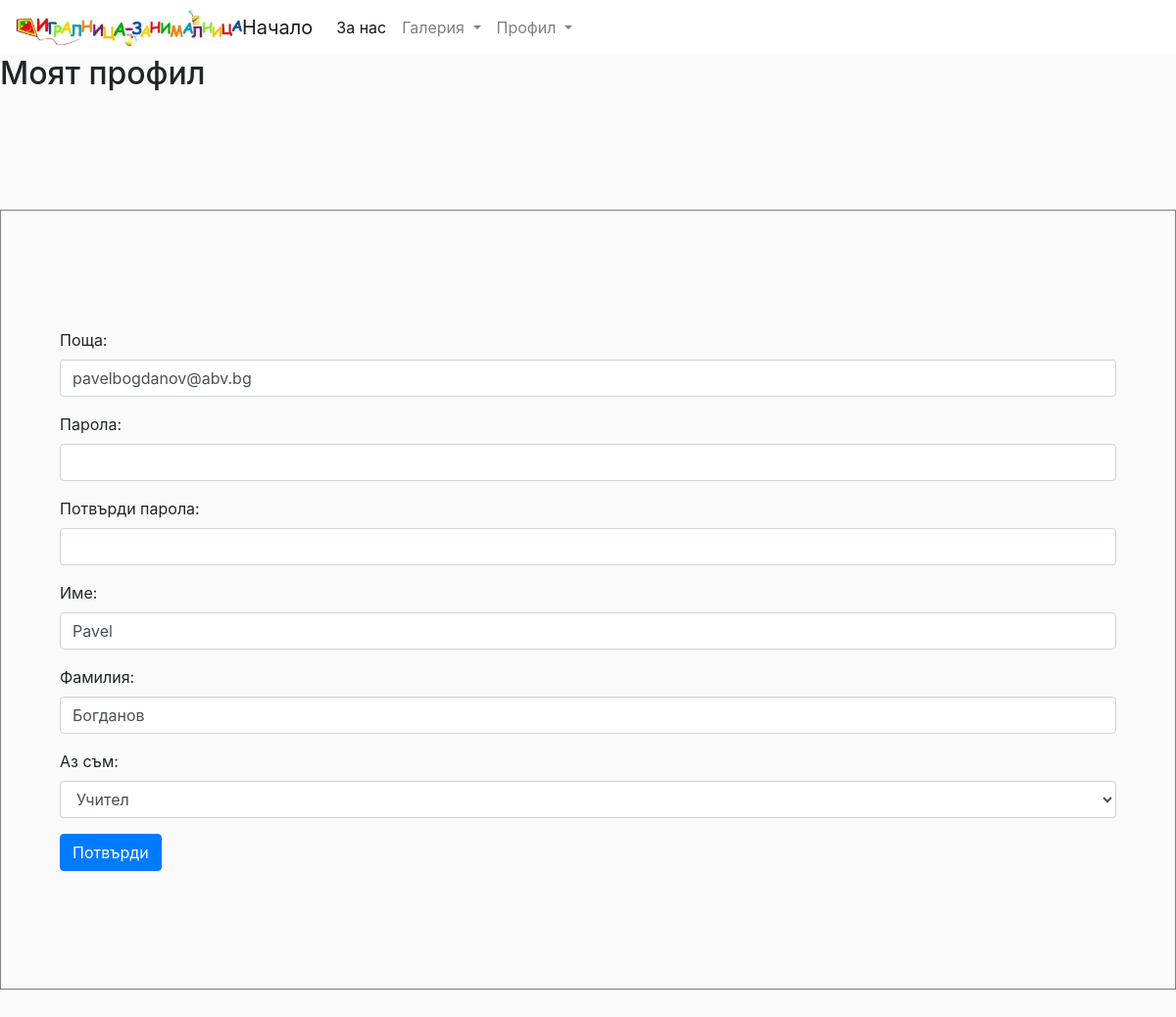
/accounts/edit/2/, run on the app's committed database.
### accounts/models.py (models this page shows, shortened)
class User(AbstractBaseUser, PermissionsMixin):
    ACADEMIC_CHOICES = (
        ('P', 'Родител'),
        ('S', 'Ученик'),
        ('T', 'Учител'),
        ('G', 'Гост'),
    )
    email = models.EmailField(verbose_name='поща', unique=True)
    first_name = models.CharField(_('име'), max_length=30, blank=True)
    last_name = models.CharField(_('фамилия'), max_length=30, blank=True)
    date_joined = models.DateTimeField(_('дата на създаване'), auto_now_add=True)
    avatar = models.ImageField(_('аватар'), upload_to='avatars/', null=True, blank=True)
    kind = models.CharField(_('аз съм'), max_length=1, choices=ACADEMIC_CHOICES, default='G')
    is_active = models.BooleanField(_('активен'), default=True)
    is_staff = models.BooleanField(_('служител'), default=False)
    objects = UserManager()
    USERNAME_FIELD = 'email'
    REQUIRED_FIELDS = []
    class Meta:
        verbose_name = _('потребител')
        verbose_name_plural = _('потребители')

### accounts/views.py (the view)
# urls.py: path('edit/<pk>/', views.UserEdit.as_view(), name='user-edit'),
class UserEdit(UpdateView):
    model = User
    template_name = 'user-edit.html'
    context_object_name = 'user'
    form_class = SignUpForm
    success_url = '/'

### accounts/templates/user-edit.html (shortened to what this page needs)
{% extends 'index.html' %}
{% block body %}
         <h1><span style="font-size: 2rem">Моят профил</span></h1>
        <form style="border: 1px solid grey; margin: 10% 0%; padding: 10% 5%" method="post">
            {{ form.as_p }}
        <button class="btn btn-primary" type="submit">Потвърди</button>
     </form>
{% endblock %}

### common/static/index.css (style rules this page uses)
body { background: #fafafa; }

### data on the page
User: email "pavelbogdanov@abv.bg", first_name "Pavel", last_name "Богданов", kind "Учител"
